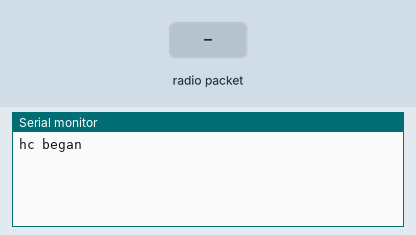
Simulated run of this sketch. Board: Arduino Uno, built with avr-gcc and run on an emulated ATmega328P. On the bench: the last lines printed to the serial monitor. Inputs (shaded band) come from the test bench. No radio packets arrive unless stated.

Above: at 1.2 s.
1.3 s: radio packet "1" arrives
At 2.4 s:
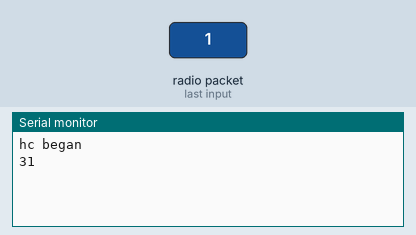
2.8 s: radio packet "0" arrives
At 3.5 s:
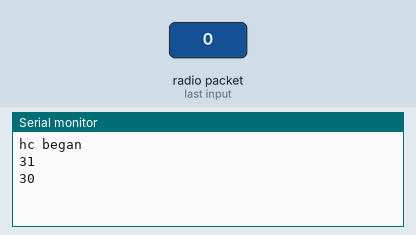
4.3 s: radio packet "2" arrives
At 4.7 s:
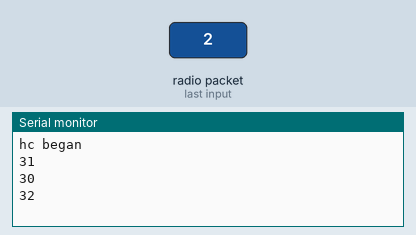

Measured:
- after the input at 1.3 s, the serial monitor: prints a new line at once (image 1)
- after the input at 2.8 s, the serial monitor: prints a new line at once (image 2)
- after the input at 4.3 s, the serial monitor: prints a new line at once (image 3)

The sketch:

HC-SR04-433-Receiver-ESP01.ino
```cpp
#include <Wire.h>
#include <RH_ASK.h>

bool constexpr SerialEnabled = true;

RH_ASK driver(2000, 4, 12);
// RH_ASK driver(2000, 11, 12);

void onRequest();
void buffAdd(uint8_t c);

void setup() {
  if (SerialEnabled) Serial.begin(115200);
  Wire.begin(0x11);
  Wire.onRequest(onRequest);
  if (!driver.init()) {
    if (SerialEnabled) Serial.println("drv fail");
  }

  // if (SerialEnabled) Serial.print("driver max: ");
  // if (SerialEnabled) Serial.println(driver.maxMessageLength());
  if (SerialEnabled) Serial.println("hc began");
}

uint8_t data[64];
uint8_t dataLength;

void loop() {
  if (driver.available()) {
    dataLength = sizeof(data);
    if (!driver.recv(data, &dataLength)) {
      return;
    }
    if (dataLength == 0 || dataLength == 0xFF) {
      return;
    }

    for (uint8_t i = 0; i < dataLength; ++i) {
      if (SerialEnabled) {
        if (data[i] < 0x10) Serial.print('0');
        Serial.print((int)data[i], HEX);
      }
      buffAdd(data[i]);
    }
    if (SerialEnabled) Serial.println();
  }
}
```

buf.ino
```cpp
#include <Wire.h>

struct Buf {
    uint8_t data[64];
    uint8_t head = 0;
    uint8_t tail = 0;
} buf;

void buffAdd(uint8_t c) {
  buf.data[buf.tail++ % sizeof(buf.data)] = c;
  if (buf.tail % sizeof(buf.data) == buf.head % sizeof(buf.data)) {
    buf.head++;
  }
}

void buffToWire() {
  while (buf.tail % sizeof(buf.data) != buf.head % sizeof(buf.data)) {
    Wire.write(buf.data[buf.head++ % sizeof(buf.data)]);
  }
}

void onRequest() {
  buffToWire();
}
```
